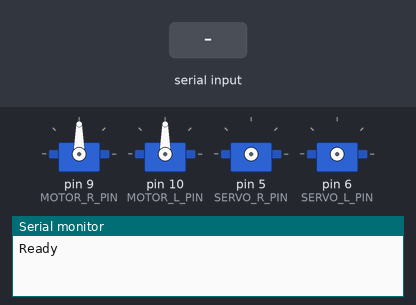
This sketch was run on a simulated Arduino Uno, built with avr-gcc and run on an emulated ATmega328P. Shown: 4 × servo, the last lines printed to the serial monitor. The test bench sets the inputs (shaded band).

Above: at 1.2 s.
1.3 s: "$RESET\n" received over Serial
At 2.5 s:
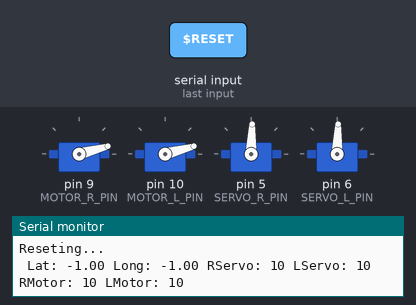
Timing chart, 0 to 4.3 s (numbered marks = the images above; inputs shaded):
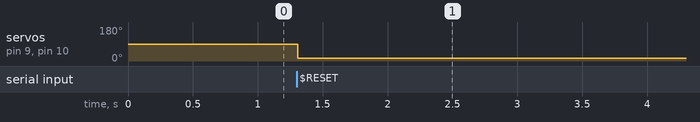

Measured:
- after the input at 1.3 s, servo on pin 9 (MOTOR_R_PIN), servo on pin 10 (MOTOR_L_PIN): 90° → 15° at once

The sketch:

pi2motor.ino
```cpp
#include <Servo.h>
#include <SoftwareSerial.h>
// Servo/Motor control tool + GPS display
// Created by Lucas Malta on 19 July 2015 based on Dr. Monk GPS read
//
// Control relies on passing along a sequence:
//   Usage1: $ENGINE,POS_SERVO_LFT,POS_SERVO_RHT,SPD_MOTOR_LFT,SPD_MOTOR_RHT\n
//   Usage2: $RESET\n (set all values to zero)
//
// Ranges:
//   Servo position: -100 to 100
//   Motor speed: 0 to 100
//   --Note: values outside range will be capped
//
// Ex. in Python: ser.write('$ENGINE,-70, 70, 20, 100\n')
//
// GPS is diplayed from Pin 11
//

#define MOTOR_L_PIN 10  // LEFT MOTOR control pin
#define MOTOR_R_PIN 9   // RIGHT MOTOR control pin
#define SERVO_L_PIN 6   // LEFT SERVO control pin
#define SERVO_R_PIN 5   // RIGHT SERVO control pin
#define MIN_MOTOR_SPD 700     // Minimum motor speed
#define MAX_MOTOR_SPD 2200    // Maximum motor speed
#define MIN_SERVO_POS 700     // Minimum servo angle
#define MAX_SERVO_POS 2200    // Maximum servo angle

Servo myservoL; // Left servo object
Servo myservoR; // Right servo object
Servo mymotorL; // Left motor object
Servo mymotorR; // Right motor object

const int sentenceSize = 80; // Max control sequence size
char sentence[sentenceSize]; // Control sentence
SoftwareSerial gpsSerial(11,10); // RX, TX (TX not used)

int valSerL = 10;
int valSerR = 10;
int valEngL = 10;
int valEngR = 10;
float latS = -1;
float longW = -1;

void setup()
{
  // Attach pins to motors -- servos should NOT be attached here
  mymotorR.attach(MOTOR_R_PIN); // attach pin to right motor
  mymotorL.attach(MOTOR_L_PIN); // attach pin to left motor

  Serial.begin(9600);
  gpsSerial.begin(9600);
  Serial.println("Ready");
}


void loop()
{
  static int i = 0;

  // Get USB serial data
  if (Serial.available())
  {
    //Serial.println("Available");
    // Read sentence until \n
    char ch = Serial.read();
    if (ch != '\n' && i < sentenceSize)
    {
      sentence[i] = ch;
      i++;
    }

    else
    {
      sentence[i] = '\0';
      i = 0;
      displayParams();
    }
  }

  else
  {
    //Serial.println("ERROR: USB Serial unavailable.");
  }

  // Get GPS data
  if (gpsSerial.available())
  {
    char ch = gpsSerial.read(); // Read NMEA sentence
    if (ch != '\n' && i < sentenceSize)
    {
      sentence[i] = ch;
      i++;
    }

    else
    {
      //Serial.println(sentence);
      sentence[i] = '\0';
      i = 0;
      displayParams();
    }
  }

  else
  {
   //Serial.println("GPS Serial not available. GPS disconnected?");
  }

}


void displayParams()
{

  char field[sentenceSize]; // fields are values between commmas
  getField(field, 0); // field 0 = sentence type

   // $RESET - Reset speed/position
  if (strcmp(field, "$RESET") == 0)
  {
    Serial.println("Reseting...");
    myservoR.attach(SERVO_R_PIN); // attach right servo
    myservoL.attach(SERVO_L_PIN); // attach left servo

    // Set servo to mid position
    myservoR.writeMicroseconds( map(0, -100, 100, MIN_SERVO_POS, MAX_SERVO_POS ) );
    myservoL.writeMicroseconds( map(0, -100, 100, MIN_SERVO_POS, MAX_SERVO_POS ) );

    // Set motors to zero speed
    mymotorR.writeMicroseconds( map(0, 0, 100, MIN_MOTOR_SPD, MAX_MOTOR_SPD ) );
    mymotorL.writeMicroseconds( map(0, 0, 100, MIN_MOTOR_SPD, MAX_MOTOR_SPD ) );

    delay(100);
    myservoR.detach();
    myservoL.detach();
  }


   // $ENGINE - Change motor/servo params
  else if (strcmp(field, "$ENGINE") == 0)
  {
      // Connect to servos/motors
      myservoR.attach(SERVO_R_PIN); // attach right servo
      myservoL.attach(SERVO_L_PIN); // attach left servo

      //Leftservo position
      getField(field, 1);
      valSerL = constrain( atoi(field), -100, 100 );
      myservoL.writeMicroseconds( map(valSerL, -100, 100, MIN_SERVO_POS, MAX_SERVO_POS ) );

      //Right servo position
      getField(field, 2);
      valSerR = constrain( atoi(field), -100, 100 );
      myservoR.writeMicroseconds( map(valSerR, -100, 100, MIN_SERVO_POS, MAX_SERVO_POS ) );

      //Left motor position
      getField(field, 3);
      valEngL = constrain( atoi(field), 0, 100 );
      mymotorL.writeMicroseconds( map(valEngL, 0, 100, MIN_MOTOR_SPD, MAX_MOTOR_SPD ) );

      //Right motor position
      getField(field, 4);
      valEngR = constrain( atoi(field), 0, 100 );
      mymotorR.writeMicroseconds( map(valEngR, 0, 100, MIN_MOTOR_SPD, MAX_MOTOR_SPD ) );


      // Avoid noise on servos for trying to hold position
      // Motors should NOT be dettached though...
      delay(100); // wait for servo to get there
      myservoL.detach();
      myservoR.detach();
  }


   // $GPRMC - Recommended minimum specific GPS/Transit data
  else if (strcmp(field, "$GPRMC") == 0)
  {
      //Lat
      getField(field, 3);  // current lat
      latS = atof(field);
      //getField(field, 4); // N/S


      //Long
       getField(field, 5);  // current long
       longW = atof(field);
      //getField(field, 6);  // E/W
  }


  else
  {
    //Serial.print("ERROR: No command found.");
  }

  Serial.print(" Lat: ");
  Serial.print(latS);
  Serial.print(" Long: ");
  Serial.print(longW);
  Serial.print(" RServo: ");
  Serial.print(valSerR);
  Serial.print(" LServo: ");
  Serial.print(valSerL);
  Serial.print(" RMotor: ");
  Serial.print(valEngR);
  Serial.print(" LMotor: ");
  Serial.print(valEngL);
  Serial.print("\n");


}


// Parser function: get field info from within a sentence
void getField(char* buffer, int index)
{

  int sentencePos = 0;
  int fieldPos = 0;
  int commaCount = 0;
  while (sentencePos < sentenceSize)
  {
    if (sentence[sentencePos] == ',')
    {
      commaCount ++;
      sentencePos ++;
    }
    if (commaCount == index)
    {
      buffer[fieldPos] = sentence[sentencePos];
      fieldPos ++;
    }
    sentencePos ++;
  }

  buffer[fieldPos] = '\0';
}
```
